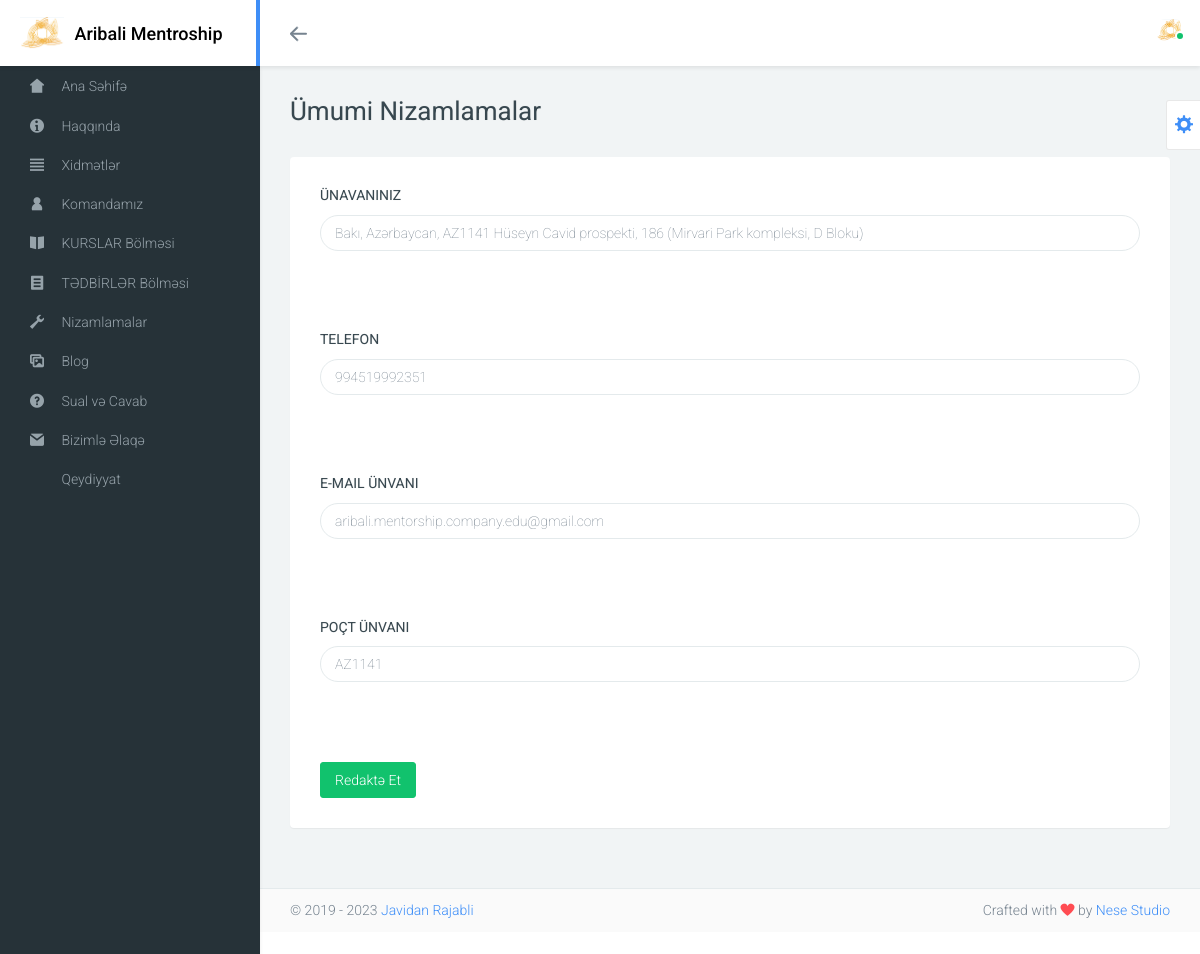
The app's page /admin/base/elaqe-nizam.php with its own data.
### tables this page shows
CREATE TABLE `settings` (
  `id` int(11) NOT NULL,
  `title` varchar(500) NOT NULL,
  `description` text NOT NULL,
  `unvan` varchar(250) NOT NULL,
  `img` varchar(255) NOT NULL,
  `tel` bigint(4) NOT NULL,
  `mobil` bigint(4) NOT NULL,
  `email` varchar(100) NOT NULL,
  `poct` varchar(100) NOT NULL,
  `facebook` varchar(500) NOT NULL,
  `instagram` varchar(500) NOT NULL,
  `linkedin` varchar(500) NOT NULL,
  `whatsapp` varchar(500) NOT NULL,
  `youtube` varchar(500) NOT NULL
);

### admin/settings/class/umumi.php (called while the page is built, shortened)
<?php
class Umumi
{
    public function Getir($table)
    {
        global $db;
        $data = $db->prepare("SELECT * from " . $table);
        $data->execute();
        $x = $data->fetch(PDO::FETCH_ASSOC);
        return $x;
    }
}

### admin/settings/code/nizam.php (called while the page is built, shortened)
<?php
	$data = $umumi->Getir("settings");
 ?>

### admin/base/elaqe-nizam.php (the view, shortened to what this page needs)
<?php require_once 'header.php'; require_once 'nav.php'; require_once '../settings/code/nizam.php'; ?>
<div class="page">
  <div class="page-header">
    <h1 class="page-title">Ümumi Nizamlamalar</h1>
  </div>
  <div class="page-content">
    <div class="panel">
      <div class="panel-body container-fluid">
        <div class="row row-lg">
          <div class="col-md-12 col-lg-12">
            <form method="POST" action="#">
              <div class="example-wrap">
                <h4 class="example-title">Ünavanınız</h4>
                <input type="text" name="unvan" value="<?= $data['unvan'] ?>" class="form-control round" id="inputRounded">
              </div>
              <div class="example-wrap">
                <h4 class="example-title">Telefon</h4>
                <input type="text" name="tel" value="<?= $data['tel'] ?>" class="form-control round" id="inputRounded">
              </div>
              <div class="example-wrap">
                <h4 class="example-title">E-mail Ünvanı</h4>
                <input type="email" name="email" value="<?= $data['email'] ?>" class="form-control round" id="inputRounded">
              </div>
              <div class="example-wrap">
                <h4 class="example-title">Poçt Ünvanı</h4>
                <input type="text" name="poct" value="<?= $data['poct'] ?>" class="form-control round" id="inputRounded">
              </div>
              <button type="submit" name="e_redakte" class="btn btn-animate btn-animate-vertical btn-success">
                <span><i class="icon wb-edit" aria-hidden="true"></i>Redaktə Et</span>
              </button>
            </form>
          </div>
        </div>
      </div>
    </div>
  </div>
</div>
<?php require_once 'footer.php'; ?>

### records on screen
settings: unvan "Bakı, Azərbaycan, AZ1141 Hüseyn Cavid prospekti, 186 (Mirvari Park kompleksi, D Bloku)", tel "994519992351", email "aribali.mentorship.company.edu@gmail.com", poct "AZ1141"
